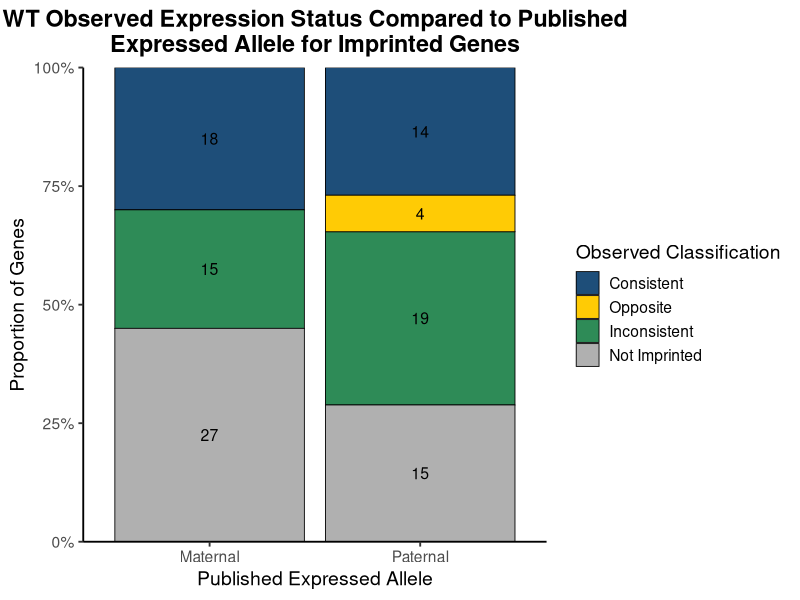
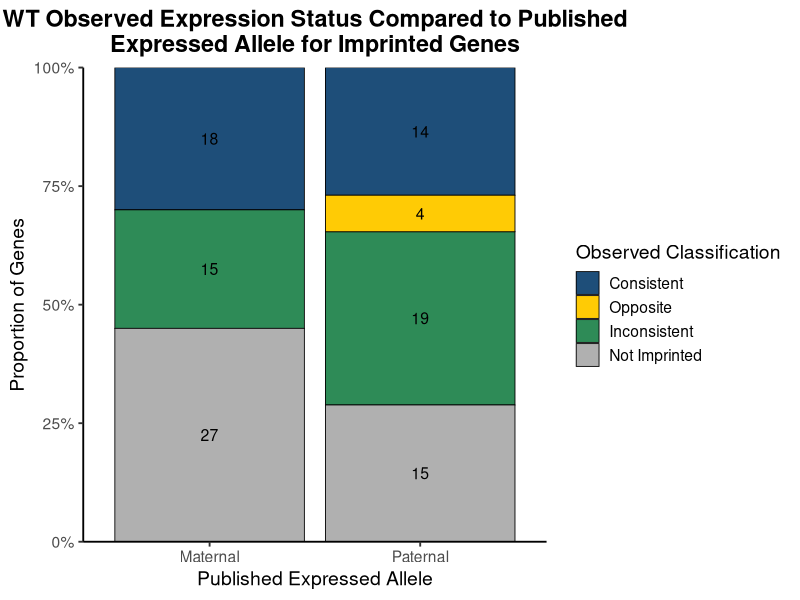

Source code (R) for these figures, in order:
############################################################################
# Author: Kylee Duczyminski
# Stacked barplot: WT observed imprinting consistency vs published expressed allele
# Input:
#   data/processed/HIP_RNA-AlSp_parentalASE_imprinting_analysis.csv
#
# Output:
#   figures/WT_Only_Stacked_Barplot_Imprinting_Classification.jpg
############################################################################

# Load library
library(tidyverse)

# Set working directory
setwd("/Users/kyleeduczyminski/Documents/Iwase-Lab/Kylee-Project")

# Load data
imprinting_data <- read_csv(
  "data/processed/HIP_RNA-AlSp_parentalASE_imprinting_analysis.csv",
  show_col_types = FALSE
)

# ------------------------------------------------------------------
# Use only the 6 WT samples
# ------------------------------------------------------------------
wt_samples <- c(
  "WT_M1", "WT_M2", "WT_M3",
  "WT_F1", "WT_F2", "WT_F3"
)

wt_aer_columns <- paste0(wt_samples, "_AER")

# ------------------------------------------------------------------
# Clean published expressed allele
# ------------------------------------------------------------------
imprinting_data <- imprinting_data %>%
  mutate(
    Expressed_Allele = str_trim(Expressed_Allele),
    Expressed_Allele = case_when(
      Expressed_Allele %in% c("Maternal", "maternal", "Maternally Expressed") ~ "Maternal",
      Expressed_Allele %in% c("Paternal", "paternal", "Paternally Expressed") ~ "Paternal",
      TRUE ~ Expressed_Allele
    )
  ) %>%
  filter(Expressed_Allele %in% c("Maternal", "Paternal"))

# ------------------------------------------------------------------
# Function: convert AER into observed expressed allele
# ------------------------------------------------------------------
classify_observed_expression <- function(x) {
  case_when(
    is.na(x) ~ NA_character_,
    x >= 0.7 ~ "Maternal",
    x <= -0.7 ~ "Paternal",
    TRUE ~ "Not Imprinted"
  )
}

# ------------------------------------------------------------------
# Long format: one row per gene per WT mouse sample
# ------------------------------------------------------------------
long_data <- imprinting_data %>%
  select(Gene_Name, Expressed_Allele, all_of(wt_aer_columns)) %>%
  pivot_longer(
    cols = all_of(wt_aer_columns),
    names_to = "Sample",
    values_to = "AER"
  ) %>%
  mutate(
    Sample = str_remove(Sample, "_AER"),
    Observed_Expressed_Allele = classify_observed_expression(AER)
  )

# ------------------------------------------------------------------
# Classify each gene based on all 6 WT samples
# ------------------------------------------------------------------
gene_classification <- long_data %>%
  group_by(Gene_Name, Expressed_Allele) %>%
  summarize(
    n_total = n(),
    n_maternal = sum(Observed_Expressed_Allele == "Maternal", na.rm = TRUE),
    n_paternal = sum(Observed_Expressed_Allele == "Paternal", na.rm = TRUE),
    n_not_imprinted = sum(Observed_Expressed_Allele == "Not Imprinted", na.rm = TRUE),
    n_imprinted = n_maternal + n_paternal,
    .groups = "drop"
  ) %>%
  mutate(
    Classification = case_when(
      
      # All 6 WT samples are not imprinted
      n_not_imprinted == n_total ~ "Not Imprinted",
      
      # All 6 WT samples match the published maternal allele
      Expressed_Allele == "Maternal" &
        n_maternal == n_total ~ "Consistent",
      
      # All 6 WT samples match the published paternal allele
      Expressed_Allele == "Paternal" &
        n_paternal == n_total ~ "Consistent",
      
      # All 6 WT samples are opposite of the published maternal allele
      Expressed_Allele == "Maternal" &
        n_paternal == n_total ~ "Opposite",
      
      # All 6 WT samples are opposite of the published paternal allele
      Expressed_Allele == "Paternal" &
        n_maternal == n_total ~ "Opposite",
      
      # Mixed maternal/paternal expression OR mixed imprinted/not imprinted calls
      (n_maternal > 0 & n_paternal > 0) |
        (n_imprinted > 0 & n_not_imprinted > 0) ~ "Inconsistent",
      
      # Catch anything unexpected
      TRUE ~ "Inconsistent"
    )
  )

# ------------------------------------------------------------------
# Summarize for stacked barplot
# ------------------------------------------------------------------
barplot_data <- gene_classification %>%
  mutate(
    Classification = str_trim(Classification),
    Expressed_Allele = str_trim(Expressed_Allele)
  ) %>%
  count(Expressed_Allele, Classification) %>%
  group_by(Expressed_Allele) %>%
  mutate(
    Proportion = n / sum(n)
  ) %>%
  ungroup() %>%
  mutate(
    Classification = factor(
      Classification,
      levels = c("Consistent", "Opposite", "Inconsistent", "Not Imprinted")
    ),
    Expressed_Allele = factor(
      Expressed_Allele,
      levels = c("Maternal", "Paternal")
    )
  )

# ------------------------------------------------------------------
# Plot stacked barplot
# ------------------------------------------------------------------
stacked_barplot <- ggplot(
  barplot_data,
  aes(x = Expressed_Allele, y = Proportion, fill = Classification)
) +
  geom_col(color = "black", linewidth = 0.3) +
  
  geom_text(
    aes(label = n),
    position = position_stack(vjust = 0.5),
    size = 4
  ) +
  
  scale_y_continuous(
    labels = scales::percent_format(),
    expand = c(0, 0)
  ) +
  coord_cartesian(ylim = c(0, 1)) +
  
  scale_fill_manual(
    values = c(
      "Consistent" = "#1E4E79",
      "Opposite" = "#FFCB05",
      "Inconsistent" = "#2E8B57",
      "Not Imprinted" = "#B0B0B0"
    ),
    drop = FALSE
  ) +
  
  labs(
    title = "WT Observed Expression Status Compared to Published\nExpressed Allele for Imprinted Genes",
    x = "Published Expressed Allele",
    y = "Proportion of Genes",
    fill = "Observed Classification"
  ) +
  
  theme_classic(base_size = 14) +
  theme(
    plot.title = element_text(hjust = 0.5, face = "bold"),
    legend.position = "right"
  )

stacked_barplot

ggsave(
  "figures/WT_Only_Stacked_Barplot_Imprinting_Classification.jpg",
  stacked_barplot,
  width = 9,
  height = 5
)

##############################################################################
# Fisher's Exact Test
##############################################################################

# This tests whether maternally and paternally published genes differ
# in their proportion of Consistent vs Opposite classifications.
# Inconsistent and Not Imprinted genes are excluded from this test.

fisher_data <- gene_classification %>%
  filter(Classification %in% c("Consistent", "Opposite")) %>%
  count(Expressed_Allele, Classification) %>%
  complete(
    Expressed_Allele = c("Maternal", "Paternal"),
    Classification = c("Consistent", "Opposite"),
    fill = list(n = 0)
  )

fisher_table <- fisher_data %>%
  pivot_wider(
    names_from = Classification,
    values_from = n,
    values_fill = 0
  ) %>%
  column_to_rownames("Expressed_Allele") %>%
  as.matrix()

fisher_table

fisher_result <- fisher.test(fisher_table)

fisher_result
